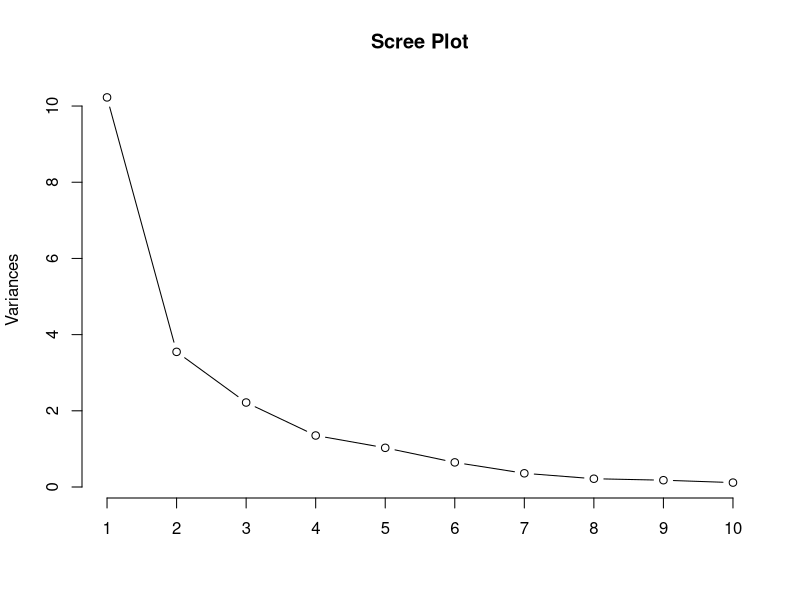
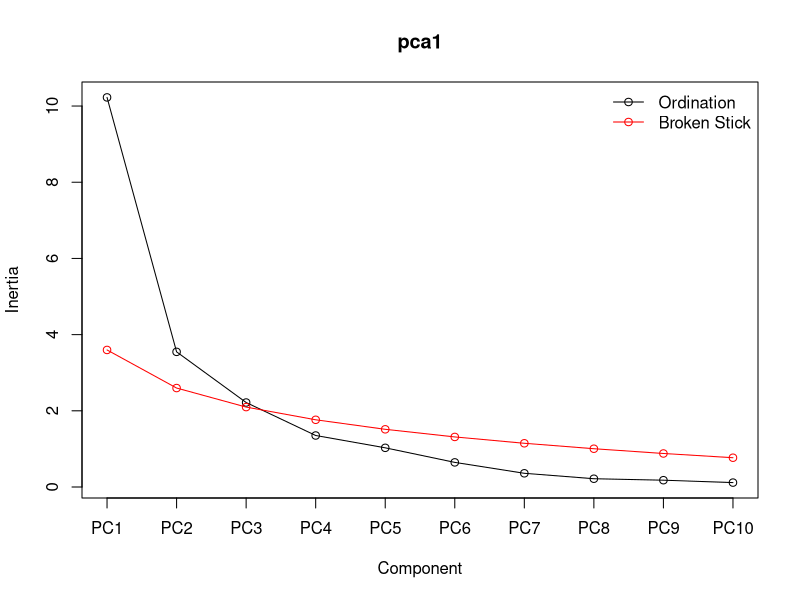
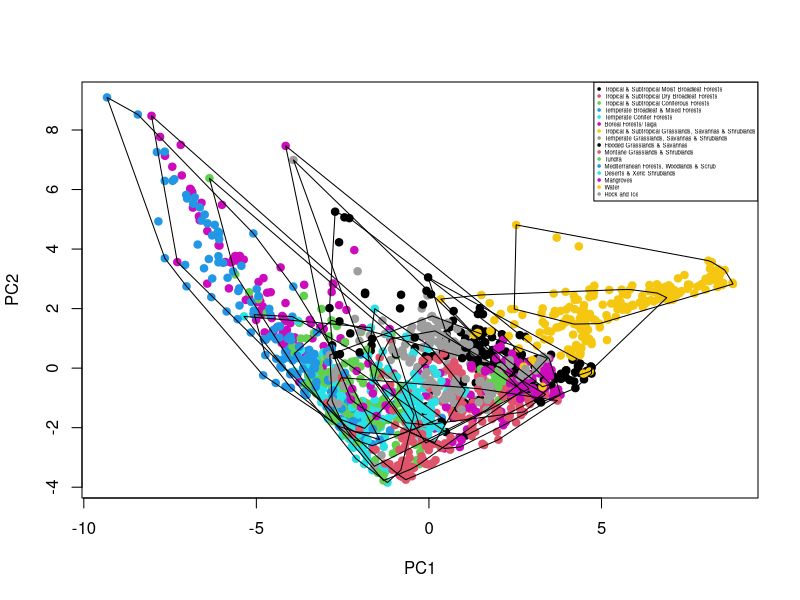

Source code (R) for these figures, in order:
## ---- chunk 1
knitr::opts_chunk$set(echo = TRUE, error = TRUE)
library(vegan)
library(tidyverse)

## ---- chunk 2
# Load the data
biome <- read.csv("BiomeData.csv", 
                  stringsAsFactors = FALSE)[,-1]
head(biome)
clim  <- read.csv("ClimateData.csv", 
                  stringsAsFactors = FALSE)[,-1]
head(clim)


# Merge datasets by ID
biome_clim_full <- merge(biome,clim,by="ID")
head(biome_clim_full)

# Extract environmental variables (bio.1 to Elev)
env_variables <- biome_clim_full[,c(5:24)]

# Check for and remove missing values
dim(env_variables) #Check number of rows before removing (potential) Na values
env_variables_final <- na.omit(env_variables)
dim(env_variables_final) #Removed 2 rows
## ---- chunk 3
# Perform PCA with scaling
pca1 <- prcomp(env_variables_final,scale=TRUE)
#Scaling: units are a measurement of variance from the mean
summary(pca1)

# Calculate variance explained
variance_explained <- pca1$sdev^2/sum(pca1$sdev^2)
#power of 2 transforms standard deviation to variance - and then we divide each components variance by total variance (that components variance explained)

# Create variance table
variance_table <- data.frame(PC=paste0("PC",1:20),Variance=variance_explained,Cumulative_variance= cumsum(variance_explained))
knitr::kable(variance_table)
## ---- chunk 4
# Scree plot
plot(pca1, type = "lines", main = "Scree Plot")
#The elbow seems to be at 4-5

# Broken stick model function
library(vegan)
screeplot(pca1, bstick = TRUE,type="lines")
#Fits well with the scree plot: the eigenvalues are higher than random variance for PC 1-3 - the break point is at 4.

# Compare observed vs expected
## - this is what the broken stick model does

# Count axes to retain
cat("Keep 3 axes")
## ---- chunk 5
# Extract loadings
pca1_loadings <- pca1$rotation[,c(1:3)]

# Identify top variables for each PC
pca1_loadings[order(abs(pca1_loadings[,"PC1"]),decreasing=TRUE),"PC1"][1:5]

for (i in 1:3) {
  cat("\n--- PC",i,"---\n")
  print(pca1_loadings[order(abs(pca1_loadings[,i]),decreasing=TRUE),i][1:5])
}


## ---- chunk 6
# Extract PC scores

pca1_scores <- pca1$x[,c(1:3)]
head(pca1_scores)

biome_types <- biome_clim_full[complete.cases(biome_clim_full),]
dim(biome_types)

# Create color palette


# Plot PC1 vs PC2, PC1 vs PC3, PC2 vs PC3
#PC1 vs PC2
plot(pca1_scores[,"PC1"],pca1_scores[,"PC2"],
     pch=19,col=as.factor(biome_types$BIOME.Name),
     xlab="PC1",ylab="PC2")
legend("topright",legend=unique(biome_types$BIOME.Name),pch=19,cex=0.35,col=1:length(unique(biome_types$BIOME.Name)),bg=NA)


## ---- chunk 7
# Function to add convex hulls

for (BiomeUse in unique(biome_types$BIOME.Name)){
  PositionUse <- (pca1_scores[c(biome_types$BIOME.Name==BiomeUse),c("PC1","PC2")])
  hull.edg <- chull(PositionUse)
  polygon(PositionUse[hull.edg,],border=1)
}

# Plot with hulls
## ---- chunk 8
# Scale environmental variables


# Verify scaling (check means and SDs)
## ---- chunk 9
# Calculate distance matrix


# Display summary statistics
## ---- chunk 10
# Perform PCoA


# Calculate variance explained by positive eigenvalues


# Create variance table
## ---- chunk 11
# Scree plot


# Broken stick comparison


# Count axes to retain
## ---- chunk 12
# Extract PCo scores


# Plot PCo1 vs PCo2, PCo1 vs PCo3, PCo2 vs PCo3
## ---- chunk 13
# Plot with convex hulls
## ---- chunk 14
# Load vegan package


# Run NMDS for different dimensions
## ---- chunk 15
# Plot stress vs dimensions


# Add reference lines


# Identify optimal dimensions
## ---- chunk 16
# Extract NMDS scores


# Plot NMDS1 vs NMDS2, NMDS1 vs NMDS3, NMDS2 vs NMDS3
## ---- chunk 17
# Plot with convex hulls
## ---- chunk 18
# K-means on PCA space


# K-means on PCoA space


# K-means on NMDS space


# Compare results
## ---- chunk 19
# Plot original biomes vs K-means clusters for PCA


# Repeat for PCoA


# Repeat for NMDS
## ---- chunk 20
# Test k = 2:15


# Plot elbow method


# Plot silhouette scores


# Identify optimal k
## ---- chunk 21
# K-means with optimal k


# Visualize


# Create confusion matrix
## ---- chunk 22
# Function to calculate accuracy


# Calculate accuracies for all methods


# Display results
